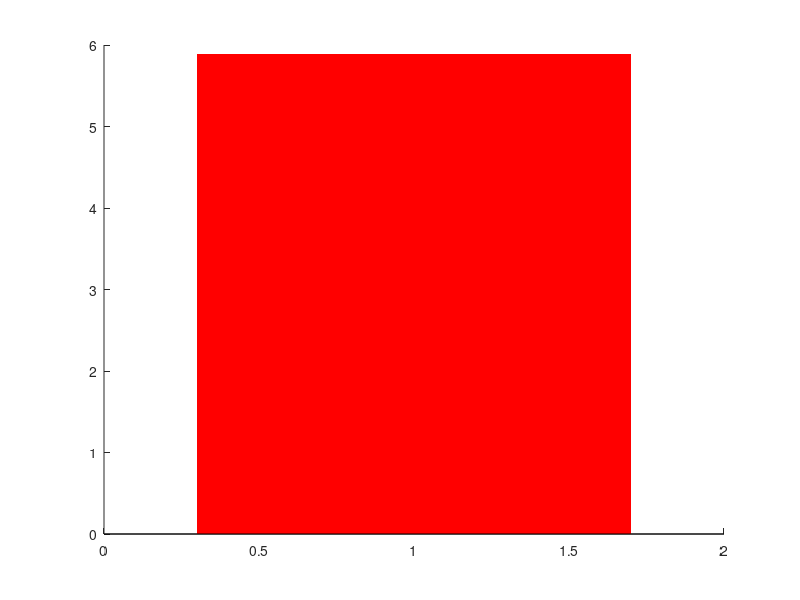

This chart was generated by the following MATLAB code: (Note: this script raises an error after producing the figure.)
%%%%%%%%%%%%%%%%%%%%%%%%%%%%%%%%%%%%%%%%%%%%%%%%%%%%%%%%%%%%%%%%%%%%%%%%%%%%%
% Figure 3 % Jiwon Park % 2023/09/21
% Figure 3A: Group comparison of preventive behaviors
% Figure 3B: Group comparison of preventive motives 
%%%%%%%%%%%%%%%%%%%%%%%%%%%%%%%%%%%%%%%%%%%%%%%%%%%%%%%%%%%%%%%%%%%%%%%%%%%%%

clear; clc;
load gitHub_Sample1.mat

% smoking status 
subjS=find(Sample1_smoking_StatusS==1);
subjPS=find(Sample1_smoking_StatusPS==1);
subjNS=find(Sample1_smoking_StatusNS==1);

%% %%%%%%%%%%%%%%%%%%%%%%%%%%%%%%%%%%%%%%%%%%%%%%%%%%%%%%%%%%%%%%%%%%%%%%%%%
%% Figure 3A: Grp comparison of preventive behaviors 
%%%%%%%%%%%%%%%%%%%%%%%%%%%%%%%%%%%%%%%%%%%%%%%%%%%%%%%%%%%%%%%%%%%%%%%%%%%
data=Sample1_covid_PreventiveBehaviors;

data_avg=[mean(data(subjS)) mean(data(subjPS)) mean(data(subjNS))];
sem_avg=[std(data(subjS))/sqrt(length(subjS)) std(data(subjPS))/sqrt(length(subjPS)) std(data(subjNS))/sqrt(length(subjNS))];

c={'r','b','k'};
figure('color','w'); hold on;
count=0;
for idx=1:3
    count=count+1;
    bar(idx, data_avg(count),'facecolor',c{count},'edgecolor','none','barwidth',0.7);
    errorbar(idx, data_avg(count), sem_avg(count),'linewidth',2, 'color','k');
end
xticks(1:3); xticklabels({'S','PS','NS'});

ylabel('Preventive behaviors');
ylim([5 6.5])

set(gca,'linewidth',5,'fontsize',35);

% anova
grp=nan(1,length(subjID_sample1));
grp(subjS)=1; grp(subjPS)=2; grp(subjNS)=3;
[p,tbl,stats] = anova1(data, grp);

[h p ci stat]=ttest2(data(subjS), data(subjPS));
[h p ci stat]=ttest2(data(subjS), data(subjNS));
[h p ci stat]=ttest2(data(subjPS), data(subjNS));


%% %%%%%%%%%%%%%%%%%%%%%%%%%%%%%%%%%%%%%%%%%%%%%%%%%%%%%%%%%%%%%%%%%%%%%%%%%
%% Figure 3B: Grp comparison of preventive motives: social consequence
%%%%%%%%%%%%%%%%%%%%%%%%%%%%%%%%%%%%%%%%%%%%%%%%%%%%%%%%%%%%%%%%%%%%%%%%%%%
data=Sample1_covid_PreventiveMotives_others;

data_avg=[mean(data(subjS)) mean(data(subjPS)) mean(data(subjNS))];
sem_avg=[std(data(subjS))/sqrt(length(subjS)) std(data(subjPS))/sqrt(length(subjPS)) std(data(subjNS))/sqrt(length(subjNS))];

c={'r','b','k'};
figure('color','w'); hold on;
count=0;
for idx=1:3
    count=count+1;
    bar(idx, data_avg(count),'facecolor',c{count},'edgecolor','none','barwidth',0.7);
    errorbar(idx, data_avg(count), sem_avg(count),'linewidth',2, 'color','k');
end
xticks(1:3); xticklabels({'S','PS','NS'});

ylabel('Motives');
ylim([5 6.5])

set(gca,'linewidth',5,'fontsize',35);

% anova 
grp=nan(1,length(subjID_sample1));
grp(subjS)=1; grp(subjPS)=2; grp(subjNS)=3;
[p,tbl,stats] = anova1(data, grp);

[h p ci stat]=ttest2(data(subjS), data(subjPS));
[h p ci stat]=ttest2(data(subjS), data(subjNS));
[h p ci stat]=ttest2(data(subjPS), data(subjNS));



%% %%%%%%%%%%%%%%%%%%%%%%%%%%%%%%%%%%%%%%%%%%%%%%%%%%%%%%%%%%%%%%%%%%%%%%%%%
%% Figure 3C: mediation analysis 
%  smoking status --> social motives --> preventive behaviors
%%%%%%%%%%%%%%%%%%%%%%%%%%%%%%%%%%%%%%%%%%%%%%%%%%%%%%%%%%%%%%%%%%%%%%%%%%%

covariates=[Sample1_demo_Sex zscore(Sample1_demo_Education) zscore(Sample1_demo_PoliticalOrientation)];

X=Sample1_smoking_StatusS;
M=Sample1_covid_PreventiveMotives_others;
Y=Sample1_covid_PreventiveBehaviors;

data=[X Y M];
covariates(isnan(sum(data')'),:)=[];
data(isnan(sum(data')'),:)=[];

Md=[];
Md(:,1)=zscore(data(:,1));
Md(:,2)=zscore(data(:,2));
Md(:,3)=zscore(data(:,3));

% save('data_mediation_Sample1_additional_others.mat','Md','covariates')



